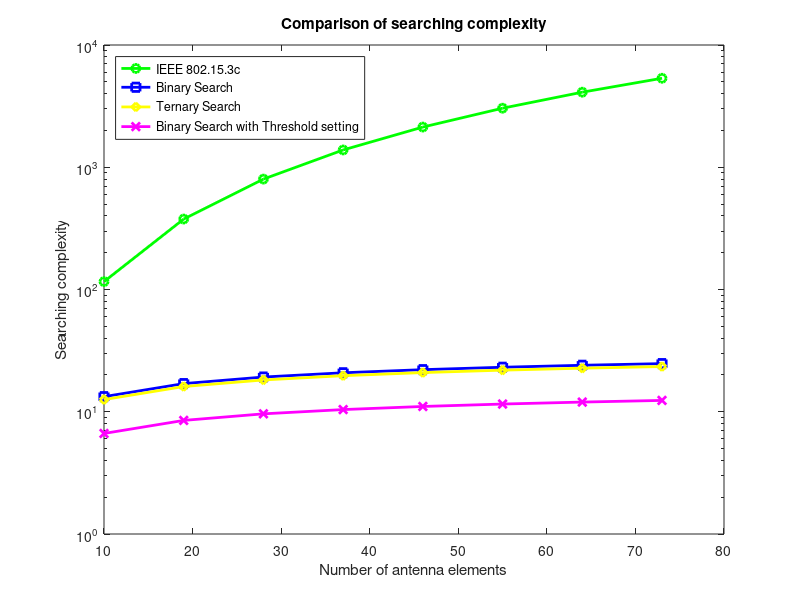

The MATLAB script that drew this image:
% This is the script of fig6
clc 
close all
clear all
COLOR = {'r', 'b','g', 'c', 'm', 'y', 'k', 'w'};
LINE = {'-', ':', '-.', '--'};
PATTERN = {'.', 'o', 'x', '+', '*', 's', 'd', 'v', '^', '<', '>', 'p', 'h'};

N = [10:9:75]; % anntena numbers
TSector = 4;
RSector = 4;

% for exhaustive
% searchTime_ex = 4 * N.^2 ;
% semilogy(N,searchTime_ex, 'k-^','linewidth',2.0);
% hold on

% for 3c
Sector = 2;
Nt_sector = TSector;
Nr_sector = RSector;
Nt_beam =  4 * N / Nt_sector;
Nr_beam =  4 * N / Nr_sector;
searchTime_3c = Nt_sector .* Nr_sector + Nt_beam .* Nr_beam;
semilogy(N,searchTime_3c, 'g-o','linewidth',2.0);
hold on

% for ad
% Nr_sector = 1;
% searchTime_ad = Nt_sector .* N + Nr_sector .* N + 2^2;
% semilogy(N,searchTime_ad, 'b-s','linewidth',2.0);
% for li bin
% searchTime_Li = 9 * [log2(N) - 2] + 15;
% semilogy(N,searchTime_Li, 'y-x','linewidth',2.0);
% hold on

%for proposed 
%searchTime_BSL = 4*log2(N);
% searchTime_BSL = 4*log2(N) + 4;
% BSL without threshold
semilogy(N,(4*log2(N)), 'b-s','linewidth',2.0);
% BSL with threshold and BR
%semilogy(N,(2*log2(N)+4), 'm-x','linewidth',2.0);

%Ternary search
semilogy(N,(6*log(N)./log(3)), 'y-d','linewidth',2.0);
hold on

%BSL with threshold and BR
semilogy(N,(2*log2(N)), 'm-x','linewidth',2.0);
hold on


% grid on
xlabel('Number of antenna elements')
ylabel('Searching complexity')
% legend('method of 3c', 'method of ad', 'method of li bin', 'method of proposed','Location','NorthWest');
legend('IEEE 802.15.3c', 'Binary Search','Ternary Search','Binary Search with Threshold setting', 'Location','NorthWest');
title('Comparison of searching complexity')
% %% plot the comparison between 15.3c with proposed algorithom
% figure
% 
% promptCount = 1;
% for Sector = 2:2:8
%     promptCount = promptCount + 1;
%     prompt = [char(COLOR(promptCount)),char(LINE(4)),char(PATTERN(promptCount))];
%     Nt_sector = Sector;
%     Nr_sector = Sector;
%     Nt_beam =  2 * N / Nt_sector;
%     Nr_beam =  2 * N / Nr_sector;
%     searchTime_3c = Nt_sector .* Nr_sector + Nt_beam .* Nr_beam;
%     semilogy(N,searchTime_3c, prompt,'linewidth',2.0);
%     hold on
% end
% semilogy(N,2*(log2(N) + 4), 'r-d','linewidth',2.0);
% 
% xlabel('Number of antenna elements')
% ylabel('Searching complexity')
% legend('Sector number:2', 'Sector number:4',  'Sector number:6', 'Sector number:8', 'Proposed method', 'Location', 'NorthWest');
% 
% %% plot the comparison between 11ad with proposed algorithom
% figure
% Nr_sector = 1;
% promptCount = 1;
% for Sector = 2:2:4
%     promptCount = promptCount + 1;
%     prompt = [char(COLOR(promptCount)),char(LINE(4)),char(PATTERN(promptCount))];
%     Nt_sector = Sector;
% %     Nr_sector = Sector;
%     Nt_beam =  2 * N / Nt_sector;
%     Nr_beam =  2 * N / Nr_sector;
%     searchTime_ad = Nt_sector .* N + Nr_sector .* N + 2^2;
%     semilogy(N,searchTime_ad, prompt,'linewidth',2.0);
%     hold on
% end
% semilogy(N,2*(log2(N) + 4), 'r-d','linewidth',2.0);
% 
% xlabel('Number of antenna elements')
% ylabel('Searching complexity')
% legend('Scheme of 11ad: N^{(1)}=2', 'Scheme of 11ad: N^{(1)}=4', 'Proposed method', 'Location', 'NorthWest');